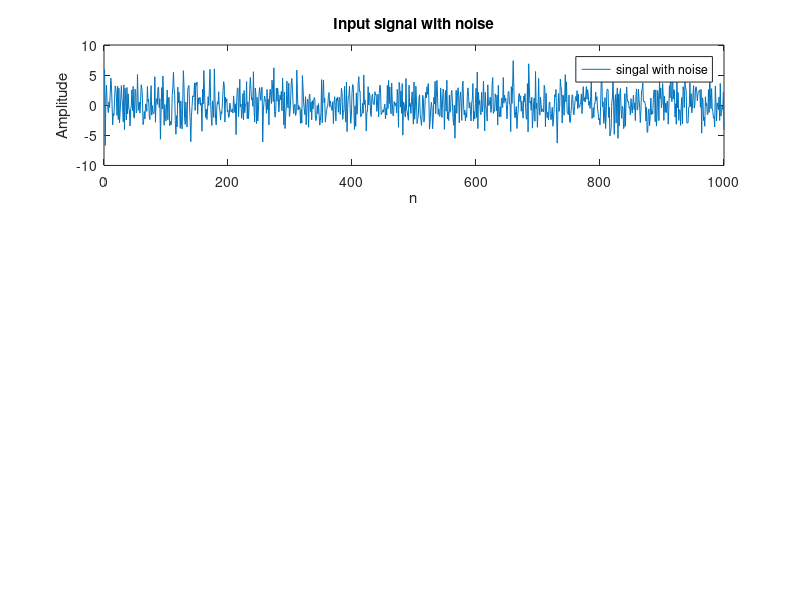

This chart was generated by the following MATLAB code: (Note: this script raises an error after producing the figure.)
clear all
F0 = 120;  
Fs = 1000; % Sampling frequency
A = 1;
SNR = -20;
Psignal = A*A/2;
Pnoise = Psignal/(10^(SNR/20));  

T = 1/Fs; % Sampling period       
L = 1000; % Length of signal
t = (0 : L - 1)*T;

S = A*sin(2*pi*F0*t); % Sin signal

X = S + sqrt(Pnoise)*randn(size(t)); % Sin signal with noise
subplot(3, 1, 1)
plot(X);
xlabel('n');
ylabel('Amplitude');
title('Input signal with noise');
legend('singal with noise');

% RX: auto correlation of X
[RX, lags] = MyXcorr(X);

% Half_RX: half of RX
Half_RX = zeros(1, L - 1);
for i = 1 : L - 1
    Half_RX(i) = RX(i + L);
end

%normalize Half_RX
Half_RX = Half_RX/max(abs(Half_RX));
subplot(3, 1, 2);
plot(Half_RX);
%plot(RX);
xlabel('n');
ylabel('Amplitude (nomalized)');
title('Half of auto correlation of X');
legend('auto correlation');

if Fs >= 2000
    Half_RX_Smooth = smooth(Half_RX, 15);
 
    %normalize Half_RX_Smooth
    Half_RX_Smooth = Half_RX_Smooth/max(abs(Half_RX_Smooth));
    subplot(3, 1, 3);
    plot(Half_RX_Smooth);
    xlabel('n');
    ylabel('Amplitude (nomalized)');
    title('Half of auto correlation of X after smoothing');
    legend('auto correlation');
    
    %find peaks of Half_RX
    [pks, locs] = findpeaks(Half_RX_Smooth);
else
    [pks, locs] = findpeaks(Half_RX);
end

N0 = locs(1);
N1 = locs(2);
N2 = locs(3);
N = (N0 + (N1 - N0) + (N2 - N1))/3;
F_result = Fs/N;

disp(['F0 (Hz) xac dinh duoc: ' num2str(F_result)]);

function [Rxx, lags]= MyXcorr(X)
x=X';
Lx=length(x);
xCopy1 = zeros(3*Lx-2,1);
for i = Lx:2*Lx-1
    xCopy1(i,1)=x(i-Lx+1,1);
end
Rxx = zeros(2*Lx-1,1);
lags=zeros(2*Lx-1,1);
for i = -(Lx-1):Lx-1
    lags(i+Lx)=i;
    xCopy2 = circshift(xCopy1, i);
    for j = 1 : 3*Lx-2
        Rxx(i+Lx,1) = Rxx(i+Lx,1)+ xCopy1(j,1)*xCopy2(j,1);
    end
end
lags=lags';
Rxx = Rxx';
end



    

